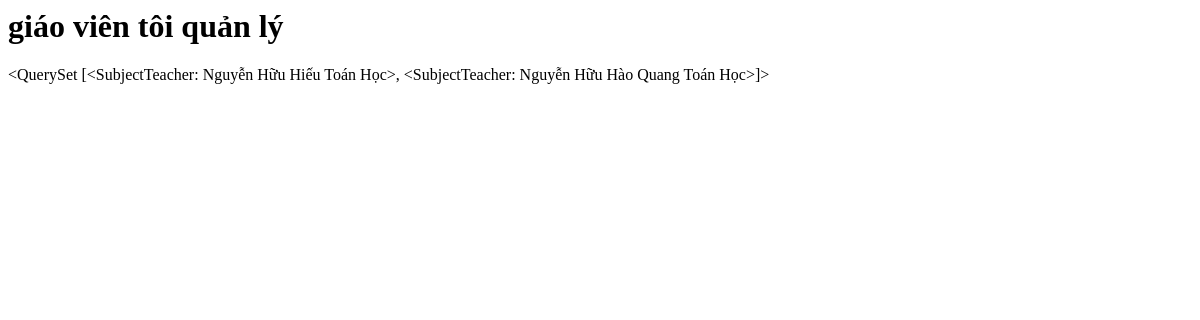
The app's page /manager/ (signed in), older data.
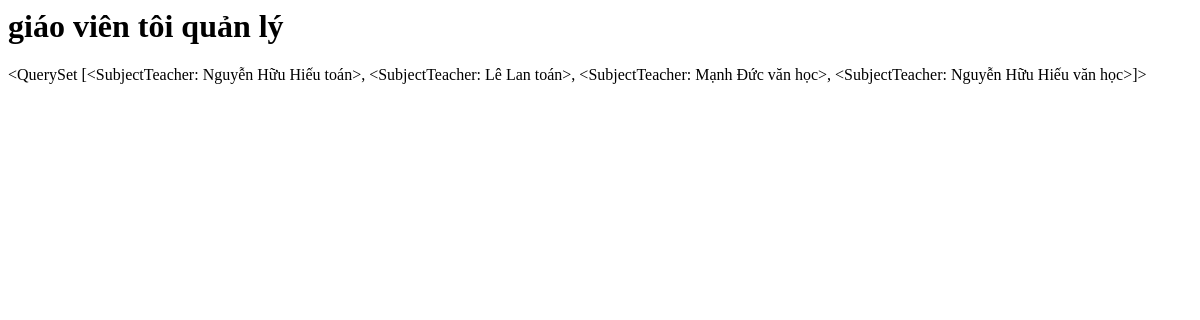
The same page, newer data.
### lessonmanagement/models.py (models this page shows, shortened)
class MembershipAbstract(models.Model):
    teacher = models.ForeignKey("Teacher", on_delete=models.CASCADE, verbose_name='Giáo viên')
    startdate = models.DateField(blank=True, null=True, verbose_name='Ngày bắt đầu')
    enddate = models.DateField(blank=True, null=True, verbose_name='Ngày kết thúc')
    is_active = models.BooleanField(default=True, blank=True, verbose_name="Có hiệu lực không", help_text="Không: Nếu giáo viên đã nghỉ hưu hoặc thôi việc")
    class Meta:
        abstract = True

class SubjectTeacher(MembershipAbstract):
    subject = models.ForeignKey(Subject, on_delete=models.CASCADE)
    ROLE_CHOICES = [
    ('member', 'Thành viên'),
    ('manager', 'Tổ trưởng'),
    ]
    role = models.CharField(max_length=10, choices=ROLE_CHOICES)
    class Meta:
        verbose_name = "Thành Viên/Quản lý Môn học"
        verbose_name_plural = "Thành Viên/Quản lý Môn học"
    def __str__(self):
        return '%s %s' % (self.teacher.full_name(), self.subject.title)

class Teacher(models.Model):
    user = models.OneToOneField(User, on_delete=models.SET_NULL, blank=True, null=True, verbose_name="Tài khoản đăng nhập", help_text="Tài khoản đăng nhập viết liền không dấu. Ví dụ: nhhieu. Viết tắt của Nguyễn Hữu Hiếu. Nếu trùng họ tên thì thêm số vào sau, ví dụ nhhieu2")
    firstname = models.CharField("Họ",max_length=20, blank=True)
    lastname = models.CharField("Tên", max_length=20, blank=True)
    zalo_number = models.DecimalField(verbose_name="Số điện thoại",help_text="Số điện thoại có đăng ký zalo, sử dụng để nhận thông báo từ ban giám hiệu", max_digits=12, decimal_places=0,null=True, blank=True)
    birth_date = models.DateField("Ngày sinh", null=True, blank=True)
    SEX_CHOICES = [
    ('male', 'Nam'),
    ('female', 'Nữ')
    ]
    sex = models.CharField(verbose_name="Giới tính", max_length=6, choices=SEX_CHOICES, null=True, blank=True)
    main_subject = models.ForeignKey("Subject",on_delete=models.SET_NULL,null=True,blank=True, verbose_name="Chuyên môn chính")
    EDUCATION_LEVEL_CHOICES = [
        ('inter', 'Trung Cấp'),
        ('college', 'Cao Đẳng'),
        ('university', 'Đại Học'),
        ('master', 'Thạc Sĩ')
    ]
    education_level = models.CharField(max_length=20, choices=EDUCATION_LEVEL_CHOICES, null=True, blank=True)
    is_work = models.BooleanField("Có đang công tác",default=True, help_text="Tích vào ô nếu đang công tác tại trường, bỏ tích nếu đã nghỉ hưu hoặc chuyển sang đơn vị khác")
    def user_directory_path(instance, filename):
        return 'user_{0}/{1}'.format(instance.user.id, filename)
    avatar = models.ImageField("Ảnh đại diện", help_text = "Ảnh nên được crop về ảnh vuông để đạt được độ thẩm mỹ cao nhất",upload_to = user_directory_path, blank = True, null = True)
    def full_name(self):
        return ('%s %s') % (self.firstname, self.lastname)
    class Meta:
        verbose_name = "Giáo viên"
        verbose_name_plural = "Giáo viên"

class SchoolAbstract(models.Model):
    title = models.CharField(max_length=50, verbose_name="Tiêu đề")
    description = models.CharField(max_length=200, verbose_name="Mô tả sơ lược", blank=True)
    cover = models.ImageField(upload_to="coverimages/", verbose_name="Ảnh bìa", null = True, blank = True)
    class Meta:
        abstract = True

class Subject(SchoolAbstract):
    group = models.ForeignKey("GroupSubject",on_delete=models.SET_NULL, null=True, blank=True, verbose_name='Bộ môn')
    subject_slug = models.SlugField(max_length=50, null=True, blank=True)
    class Meta:
        verbose_name = "Môn học"
        verbose_name_plural = "Môn học"

### lessonmanagement/views.py (the view)
# urls.py: path('manager/', views.manager, name='manager')
@login_required
def manager(request):
    try:
        currentuser = SubjectTeacher.objects.filter(teacher = request.user.id, role='manager').values('subject')
        member = SubjectTeacher.objects.filter(subject__id__in = currentuser)
        context = {'member':member}
        return render(request, 'manager/manager.html', context)
    except:
        raise Http404('d')

### lessonmanagement/templates/manager/manager.html
<h1>giáo viên tôi quản lý</h1>
{{ member }}

Row changes from the older to the newer data that the page shows:
no longer on this page (row edited): SubjectTeacher: teacher+subject "<QuerySet [<SubjectTeacher: Nguyễn Hữu Hiếu Toán Học>, <SubjectTeacher: Nguyễn Hữu Hào Quang Toán Học>]>"
added SubjectTeacher: teacher+subject "<QuerySet [<SubjectTeacher: Nguyễn Hữu Hiếu toán>, <SubjectTeacher: Lê Lan toán>, <SubjectTeacher: Mạnh Đức văn học>, <SubjectTeacher: Nguyễn Hữu Hiếu văn học>]>"
